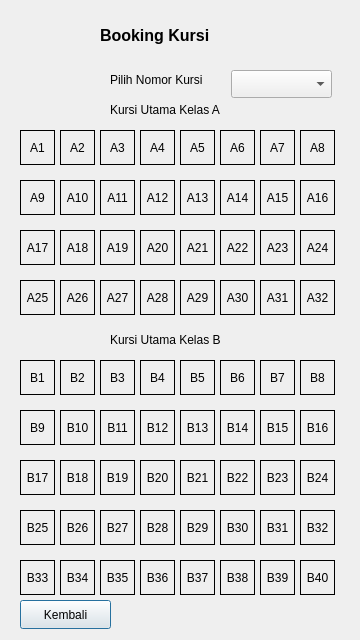
<?xml version="1.0" encoding="UTF-8"?>
<ui version="4.0">
 <class>booking_kursi</class>
 <widget class="QDialog" name="booking_kursi">
  <property name="geometry">
   <rect>
    <x>0</x>
    <y>0</y>
    <width>360</width>
    <height>640</height>
   </rect>
  </property>
  <property name="minimumSize">
   <size>
    <width>360</width>
    <height>640</height>
   </size>
  </property>
  <property name="maximumSize">
   <size>
    <width>360</width>
    <height>640</height>
   </size>
  </property>
  <property name="windowTitle">
   <string>Shit Ship Booking</string>
  </property>
  <property name="windowIcon">
   <iconset>
    <normaloff>../../../Downloads/ship-icon_34102.png</normaloff>../../../Downloads/ship-icon_34102.png</iconset>
  </property>
  <widget class="QLabel" name="A1">
   <property name="geometry">
    <rect>
     <x>20</x>
     <y>130</y>
     <width>35</width>
     <height>35</height>
    </rect>
   </property>
   <property name="frameShape">
    <enum>QFrame::Box</enum>
   </property>
   <property name="text">
    <string>A1</string>
   </property>
   <property name="alignment">
    <set>Qt::AlignCenter</set>
   </property>
  </widget>
  <widget class="QLabel" name="A2">
   <property name="geometry">
    <rect>
     <x>60</x>
     <y>130</y>
     <width>35</width>
     <height>35</height>
    </rect>
   </property>
   <property name="frameShape">
    <enum>QFrame::Box</enum>
   </property>
   <property name="text">
    <string>A2</string>
   </property>
   <property name="alignment">
    <set>Qt::AlignCenter</set>
   </property>
  </widget>
  <widget class="QLabel" name="A3">
   <property name="geometry">
    <rect>
     <x>100</x>
     <y>130</y>
     <width>35</width>
     <height>35</height>
    </rect>
   </property>
   <property name="frameShape">
    <enum>QFrame::Box</enum>
   </property>
   <property name="text">
    <string>A3</string>
   </property>
   <property name="alignment">
    <set>Qt::AlignCenter</set>
   </property>
  </widget>
  <widget class="QLabel" name="A4">
   <property name="geometry">
    <rect>
     <x>140</x>
     <y>130</y>
     <width>35</width>
     <height>35</height>
    </rect>
   </property>
   <property name="frameShape">
    <enum>QFrame::Box</enum>
   </property>
   <property name="text">
    <string>A4</string>
   </property>
   <property name="alignment">
    <set>Qt::AlignCenter</set>
   </property>
  </widget>
  <widget class="QLabel" name="A5">
   <property name="geometry">
    <rect>
     <x>180</x>
     <y>130</y>
     <width>35</width>
     <height>35</height>
    </rect>
   </property>
   <property name="frameShape">
    <enum>QFrame::Box</enum>
   </property>
   <property name="text">
    <string>A5</string>
   </property>
   <property name="alignment">
    <set>Qt::AlignCenter</set>
   </property>
  </widget>
  <widget class="QLabel" name="A6">
   <property name="geometry">
    <rect>
     <x>220</x>
     <y>130</y>
     <width>35</width>
     <height>35</height>
    </rect>
   </property>
   <property name="frameShape">
    <enum>QFrame::Box</enum>
   </property>
   <property name="text">
    <string>A6</string>
   </property>
   <property name="alignment">
    <set>Qt::AlignCenter</set>
   </property>
  </widget>
  <widget class="QLabel" name="A7">
   <property name="geometry">
    <rect>
     <x>260</x>
     <y>130</y>
     <width>35</width>
     <height>35</height>
    </rect>
   </property>
   <property name="frameShape">
    <enum>QFrame::Box</enum>
   </property>
   <property name="text">
    <string>A7</string>
   </property>
   <property name="alignment">
    <set>Qt::AlignCenter</set>
   </property>
  </widget>
  <widget class="QLabel" name="A8">
   <property name="geometry">
    <rect>
     <x>300</x>
     <y>130</y>
     <width>35</width>
     <height>35</height>
    </rect>
   </property>
   <property name="frameShape">
    <enum>QFrame::Box</enum>
   </property>
   <property name="text">
    <string>A8</string>
   </property>
   <property name="alignment">
    <set>Qt::AlignCenter</set>
   </property>
  </widget>
  <widget class="QLabel" name="A10">
   <property name="geometry">
    <rect>
     <x>60</x>
     <y>180</y>
     <width>35</width>
     <height>35</height>
    </rect>
   </property>
   <property name="frameShape">
    <enum>QFrame::Box</enum>
   </property>
   <property name="text">
    <string>A10</string>
   </property>
   <property name="alignment">
    <set>Qt::AlignCenter</set>
   </property>
  </widget>
  <widget class="QLabel" name="A16">
   <property name="geometry">
    <rect>
     <x>300</x>
     <y>180</y>
     <width>35</width>
     <height>35</height>
    </rect>
   </property>
   <property name="frameShape">
    <enum>QFrame::Box</enum>
   </property>
   <property name="text">
    <string>A16</string>
   </property>
   <property name="alignment">
    <set>Qt::AlignCenter</set>
   </property>
  </widget>
  <widget class="QLabel" name="A15">
   <property name="geometry">
    <rect>
     <x>260</x>
     <y>180</y>
     <width>35</width>
     <height>35</height>
    </rect>
   </property>
   <property name="frameShape">
    <enum>QFrame::Box</enum>
   </property>
   <property name="text">
    <string>A15</string>
   </property>
   <property name="alignment">
    <set>Qt::AlignCenter</set>
   </property>
  </widget>
  <widget class="QLabel" name="A13">
   <property name="geometry">
    <rect>
     <x>180</x>
     <y>180</y>
     <width>35</width>
     <height>35</height>
    </rect>
   </property>
   <property name="frameShape">
    <enum>QFrame::Box</enum>
   </property>
   <property name="text">
    <string>A13</string>
   </property>
   <property name="alignment">
    <set>Qt::AlignCenter</set>
   </property>
  </widget>
  <widget class="QLabel" name="A14">
   <property name="geometry">
    <rect>
     <x>220</x>
     <y>180</y>
     <width>35</width>
     <height>35</height>
    </rect>
   </property>
   <property name="frameShape">
    <enum>QFrame::Box</enum>
   </property>
   <property name="text">
    <string>A14</string>
   </property>
   <property name="alignment">
    <set>Qt::AlignCenter</set>
   </property>
  </widget>
  <widget class="QLabel" name="A12">
   <property name="geometry">
    <rect>
     <x>140</x>
     <y>180</y>
     <width>35</width>
     <height>35</height>
    </rect>
   </property>
   <property name="frameShape">
    <enum>QFrame::Box</enum>
   </property>
   <property name="text">
    <string>A12</string>
   </property>
   <property name="alignment">
    <set>Qt::AlignCenter</set>
   </property>
  </widget>
  <widget class="QLabel" name="A11">
   <property name="geometry">
    <rect>
     <x>100</x>
     <y>180</y>
     <width>35</width>
     <height>35</height>
    </rect>
   </property>
   <property name="frameShape">
    <enum>QFrame::Box</enum>
   </property>
   <property name="text">
    <string>A11</string>
   </property>
   <property name="alignment">
    <set>Qt::AlignCenter</set>
   </property>
  </widget>
  <widget class="QLabel" name="A9">
   <property name="geometry">
    <rect>
     <x>20</x>
     <y>180</y>
     <width>35</width>
     <height>35</height>
    </rect>
   </property>
   <property name="frameShape">
    <enum>QFrame::Box</enum>
   </property>
   <property name="text">
    <string>A9</string>
   </property>
   <property name="alignment">
    <set>Qt::AlignCenter</set>
   </property>
  </widget>
  <widget class="QComboBox" name="pilih_kursi">
   <property name="geometry">
    <rect>
     <x>231</x>
     <y>70</y>
     <width>101</width>
     <height>28</height>
    </rect>
   </property>
  </widget>
  <widget class="QLabel" name="label">
   <property name="geometry">
    <rect>
     <x>110</x>
     <y>70</y>
     <width>121</width>
     <height>20</height>
    </rect>
   </property>
   <property name="text">
    <string>Pilih Nomor Kursi</string>
   </property>
  </widget>
  <widget class="QLabel" name="label_2">
   <property name="geometry">
    <rect>
     <x>110</x>
     <y>100</y>
     <width>141</width>
     <height>20</height>
    </rect>
   </property>
   <property name="text">
    <string>Kursi Utama Kelas A</string>
   </property>
  </widget>
  <widget class="QLabel" name="A18">
   <property name="geometry">
    <rect>
     <x>60</x>
     <y>230</y>
     <width>35</width>
     <height>35</height>
    </rect>
   </property>
   <property name="frameShape">
    <enum>QFrame::Box</enum>
   </property>
   <property name="text">
    <string>A18</string>
   </property>
   <property name="alignment">
    <set>Qt::AlignCenter</set>
   </property>
  </widget>
  <widget class="QLabel" name="A24">
   <property name="geometry">
    <rect>
     <x>300</x>
     <y>230</y>
     <width>35</width>
     <height>35</height>
    </rect>
   </property>
   <property name="frameShape">
    <enum>QFrame::Box</enum>
   </property>
   <property name="text">
    <string>A24</string>
   </property>
   <property name="alignment">
    <set>Qt::AlignCenter</set>
   </property>
  </widget>
  <widget class="QLabel" name="A25">
   <property name="geometry">
    <rect>
     <x>20</x>
     <y>280</y>
     <width>35</width>
     <height>35</height>
    </rect>
   </property>
   <property name="frameShape">
    <enum>QFrame::Box</enum>
   </property>
   <property name="text">
    <string>A25</string>
   </property>
   <property name="alignment">
    <set>Qt::AlignCenter</set>
   </property>
  </widget>
  <widget class="QLabel" name="A23">
   <property name="geometry">
    <rect>
     <x>260</x>
     <y>230</y>
     <width>35</width>
     <height>35</height>
    </rect>
   </property>
   <property name="frameShape">
    <enum>QFrame::Box</enum>
   </property>
   <property name="text">
    <string>A23</string>
   </property>
   <property name="alignment">
    <set>Qt::AlignCenter</set>
   </property>
  </widget>
  <widget class="QLabel" name="A21">
   <property name="geometry">
    <rect>
     <x>180</x>
     <y>230</y>
     <width>35</width>
     <height>35</height>
    </rect>
   </property>
   <property name="frameShape">
    <enum>QFrame::Box</enum>
   </property>
   <property name="text">
    <string>A21</string>
   </property>
   <property name="alignment">
    <set>Qt::AlignCenter</set>
   </property>
  </widget>
  <widget class="QLabel" name="A22">
   <property name="geometry">
    <rect>
     <x>220</x>
     <y>230</y>
     <width>35</width>
     <height>35</height>
    </rect>
   </property>
   <property name="frameShape">
    <enum>QFrame::Box</enum>
   </property>
   <property name="text">
    <string>A22</string>
   </property>
   <property name="alignment">
    <set>Qt::AlignCenter</set>
   </property>
  </widget>
  <widget class="QLabel" name="A32">
   <property name="geometry">
    <rect>
     <x>300</x>
     <y>280</y>
     <width>35</width>
     <height>35</height>
    </rect>
   </property>
   <property name="frameShape">
    <enum>QFrame::Box</enum>
   </property>
   <property name="text">
    <string>A32</string>
   </property>
   <property name="alignment">
    <set>Qt::AlignCenter</set>
   </property>
  </widget>
  <widget class="QLabel" name="A20">
   <property name="geometry">
    <rect>
     <x>140</x>
     <y>230</y>
     <width>35</width>
     <height>35</height>
    </rect>
   </property>
   <property name="frameShape">
    <enum>QFrame::Box</enum>
   </property>
   <property name="text">
    <string>A20</string>
   </property>
   <property name="alignment">
    <set>Qt::AlignCenter</set>
   </property>
  </widget>
  <widget class="QLabel" name="A29">
   <property name="geometry">
    <rect>
     <x>180</x>
     <y>280</y>
     <width>35</width>
     <height>35</height>
    </rect>
   </property>
   <property name="frameShape">
    <enum>QFrame::Box</enum>
   </property>
   <property name="text">
    <string>A29</string>
   </property>
   <property name="alignment">
    <set>Qt::AlignCenter</set>
   </property>
  </widget>
  <widget class="QLabel" name="A28">
   <property name="geometry">
    <rect>
     <x>140</x>
     <y>280</y>
     <width>35</width>
     <height>35</height>
    </rect>
   </property>
   <property name="frameShape">
    <enum>QFrame::Box</enum>
   </property>
   <property name="text">
    <string>A28</string>
   </property>
   <property name="alignment">
    <set>Qt::AlignCenter</set>
   </property>
  </widget>
  <widget class="QLabel" name="A26">
   <property name="geometry">
    <rect>
     <x>60</x>
     <y>280</y>
     <width>35</width>
     <height>35</height>
    </rect>
   </property>
   <property name="frameShape">
    <enum>QFrame::Box</enum>
   </property>
   <property name="text">
    <string>A26</string>
   </property>
   <property name="alignment">
    <set>Qt::AlignCenter</set>
   </property>
  </widget>
  <widget class="QLabel" name="A19">
   <property name="geometry">
    <rect>
     <x>100</x>
     <y>230</y>
     <width>35</width>
     <height>35</height>
    </rect>
   </property>
   <property name="frameShape">
    <enum>QFrame::Box</enum>
   </property>
   <property name="text">
    <string>A19</string>
   </property>
   <property name="alignment">
    <set>Qt::AlignCenter</set>
   </property>
  </widget>
  <widget class="QLabel" name="A17">
   <property name="geometry">
    <rect>
     <x>20</x>
     <y>230</y>
     <width>35</width>
     <height>35</height>
    </rect>
   </property>
   <property name="frameShape">
    <enum>QFrame::Box</enum>
   </property>
   <property name="text">
    <string>A17</string>
   </property>
   <property name="alignment">
    <set>Qt::AlignCenter</set>
   </property>
  </widget>
  <widget class="QLabel" name="A27">
   <property name="geometry">
    <rect>
     <x>100</x>
     <y>280</y>
     <width>35</width>
     <height>35</height>
    </rect>
   </property>
   <property name="frameShape">
    <enum>QFrame::Box</enum>
   </property>
   <property name="text">
    <string>A27</string>
   </property>
   <property name="alignment">
    <set>Qt::AlignCenter</set>
   </property>
  </widget>
  <widget class="QLabel" name="A31">
   <property name="geometry">
    <rect>
     <x>260</x>
     <y>280</y>
     <width>35</width>
     <height>35</height>
    </rect>
   </property>
   <property name="frameShape">
    <enum>QFrame::Box</enum>
   </property>
   <property name="text">
    <string>A31</string>
   </property>
   <property name="alignment">
    <set>Qt::AlignCenter</set>
   </property>
  </widget>
  <widget class="QLabel" name="A30">
   <property name="geometry">
    <rect>
     <x>220</x>
     <y>280</y>
     <width>35</width>
     <height>35</height>
    </rect>
   </property>
   <property name="frameShape">
    <enum>QFrame::Box</enum>
   </property>
   <property name="text">
    <string>A30</string>
   </property>
   <property name="alignment">
    <set>Qt::AlignCenter</set>
   </property>
  </widget>
  <widget class="QLabel" name="B2">
   <property name="geometry">
    <rect>
     <x>60</x>
     <y>360</y>
     <width>35</width>
     <height>35</height>
    </rect>
   </property>
   <property name="frameShape">
    <enum>QFrame::Box</enum>
   </property>
   <property name="text">
    <string>B2</string>
   </property>
   <property name="alignment">
    <set>Qt::AlignCenter</set>
   </property>
  </widget>
  <widget class="QLabel" name="B8">
   <property name="geometry">
    <rect>
     <x>300</x>
     <y>360</y>
     <width>35</width>
     <height>35</height>
    </rect>
   </property>
   <property name="frameShape">
    <enum>QFrame::Box</enum>
   </property>
   <property name="text">
    <string>B8</string>
   </property>
   <property name="alignment">
    <set>Qt::AlignCenter</set>
   </property>
  </widget>
  <widget class="QLabel" name="B28">
   <property name="geometry">
    <rect>
     <x>140</x>
     <y>510</y>
     <width>35</width>
     <height>35</height>
    </rect>
   </property>
   <property name="frameShape">
    <enum>QFrame::Box</enum>
   </property>
   <property name="text">
    <string>B28</string>
   </property>
   <property name="alignment">
    <set>Qt::AlignCenter</set>
   </property>
  </widget>
  <widget class="QLabel" name="B9">
   <property name="geometry">
    <rect>
     <x>20</x>
     <y>410</y>
     <width>35</width>
     <height>35</height>
    </rect>
   </property>
   <property name="frameShape">
    <enum>QFrame::Box</enum>
   </property>
   <property name="text">
    <string>B9</string>
   </property>
   <property name="alignment">
    <set>Qt::AlignCenter</set>
   </property>
  </widget>
  <widget class="QLabel" name="B7">
   <property name="geometry">
    <rect>
     <x>260</x>
     <y>360</y>
     <width>35</width>
     <height>35</height>
    </rect>
   </property>
   <property name="frameShape">
    <enum>QFrame::Box</enum>
   </property>
   <property name="text">
    <string>B7</string>
   </property>
   <property name="alignment">
    <set>Qt::AlignCenter</set>
   </property>
  </widget>
  <widget class="QLabel" name="B27">
   <property name="geometry">
    <rect>
     <x>100</x>
     <y>510</y>
     <width>35</width>
     <height>35</height>
    </rect>
   </property>
   <property name="frameShape">
    <enum>QFrame::Box</enum>
   </property>
   <property name="text">
    <string>B27</string>
   </property>
   <property name="alignment">
    <set>Qt::AlignCenter</set>
   </property>
  </widget>
  <widget class="QLabel" name="B5">
   <property name="geometry">
    <rect>
     <x>180</x>
     <y>360</y>
     <width>35</width>
     <height>35</height>
    </rect>
   </property>
   <property name="frameShape">
    <enum>QFrame::Box</enum>
   </property>
   <property name="text">
    <string>B5</string>
   </property>
   <property name="alignment">
    <set>Qt::AlignCenter</set>
   </property>
  </widget>
  <widget class="QLabel" name="B21">
   <property name="geometry">
    <rect>
     <x>180</x>
     <y>460</y>
     <width>35</width>
     <height>35</height>
    </rect>
   </property>
   <property name="frameShape">
    <enum>QFrame::Box</enum>
   </property>
   <property name="text">
    <string>B21</string>
   </property>
   <property name="alignment">
    <set>Qt::AlignCenter</set>
   </property>
  </widget>
  <widget class="QLabel" name="B6">
   <property name="geometry">
    <rect>
     <x>220</x>
     <y>360</y>
     <width>35</width>
     <height>35</height>
    </rect>
   </property>
   <property name="frameShape">
    <enum>QFrame::Box</enum>
   </property>
   <property name="text">
    <string>B6</string>
   </property>
   <property name="alignment">
    <set>Qt::AlignCenter</set>
   </property>
  </widget>
  <widget class="QLabel" name="B23">
   <property name="geometry">
    <rect>
     <x>260</x>
     <y>460</y>
     <width>35</width>
     <height>35</height>
    </rect>
   </property>
   <property name="frameShape">
    <enum>QFrame::Box</enum>
   </property>
   <property name="text">
    <string>B23</string>
   </property>
   <property name="alignment">
    <set>Qt::AlignCenter</set>
   </property>
  </widget>
  <widget class="QLabel" name="B30">
   <property name="geometry">
    <rect>
     <x>220</x>
     <y>510</y>
     <width>35</width>
     <height>35</height>
    </rect>
   </property>
   <property name="frameShape">
    <enum>QFrame::Box</enum>
   </property>
   <property name="text">
    <string>B30</string>
   </property>
   <property name="alignment">
    <set>Qt::AlignCenter</set>
   </property>
  </widget>
  <widget class="QLabel" name="B16">
   <property name="geometry">
    <rect>
     <x>300</x>
     <y>410</y>
     <width>35</width>
     <height>35</height>
    </rect>
   </property>
   <property name="frameShape">
    <enum>QFrame::Box</enum>
   </property>
   <property name="text">
    <string>B16</string>
   </property>
   <property name="alignment">
    <set>Qt::AlignCenter</set>
   </property>
  </widget>
  <widget class="QLabel" name="B4">
   <property name="geometry">
    <rect>
     <x>140</x>
     <y>360</y>
     <width>35</width>
     <height>35</height>
    </rect>
   </property>
   <property name="frameShape">
    <enum>QFrame::Box</enum>
   </property>
   <property name="text">
    <string>B4</string>
   </property>
   <property name="alignment">
    <set>Qt::AlignCenter</set>
   </property>
  </widget>
  <widget class="QLabel" name="B17">
   <property name="geometry">
    <rect>
     <x>20</x>
     <y>460</y>
     <width>35</width>
     <height>35</height>
    </rect>
   </property>
   <property name="frameShape">
    <enum>QFrame::Box</enum>
   </property>
   <property name="text">
    <string>B17</string>
   </property>
   <property name="alignment">
    <set>Qt::AlignCenter</set>
   </property>
  </widget>
  <widget class="QLabel" name="B29">
   <property name="geometry">
    <rect>
     <x>180</x>
     <y>510</y>
     <width>35</width>
     <height>35</height>
    </rect>
   </property>
   <property name="frameShape">
    <enum>QFrame::Box</enum>
   </property>
   <property name="text">
    <string>B29</string>
   </property>
   <property name="alignment">
    <set>Qt::AlignCenter</set>
   </property>
  </widget>
  <widget class="QLabel" name="B18">
   <property name="geometry">
    <rect>
     <x>60</x>
     <y>460</y>
     <width>35</width>
     <height>35</height>
    </rect>
   </property>
   <property name="frameShape">
    <enum>QFrame::Box</enum>
   </property>
   <property name="text">
    <string>B18</string>
   </property>
   <property name="alignment">
    <set>Qt::AlignCenter</set>
   </property>
  </widget>
  <widget class="QLabel" name="B13">
   <property name="geometry">
    <rect>
     <x>180</x>
     <y>410</y>
     <width>35</width>
     <height>35</height>
    </rect>
   </property>
   <property name="frameShape">
    <enum>QFrame::Box</enum>
   </property>
   <property name="text">
    <string>B13</string>
   </property>
   <property name="alignment">
    <set>Qt::AlignCenter</set>
   </property>
  </widget>
  <widget class="QLabel" name="B26">
   <property name="geometry">
    <rect>
     <x>60</x>
     <y>510</y>
     <width>35</width>
     <height>35</height>
    </rect>
   </property>
   <property name="frameShape">
    <enum>QFrame::Box</enum>
   </property>
   <property name="text">
    <string>B26</string>
   </property>
   <property name="alignment">
    <set>Qt::AlignCenter</set>
   </property>
  </widget>
  <widget class="QLabel" name="B12">
   <property name="geometry">
    <rect>
     <x>140</x>
     <y>410</y>
     <width>35</width>
     <height>35</height>
    </rect>
   </property>
   <property name="frameShape">
    <enum>QFrame::Box</enum>
   </property>
   <property name="text">
    <string>B12</string>
   </property>
   <property name="alignment">
    <set>Qt::AlignCenter</set>
   </property>
  </widget>
  <widget class="QLabel" name="label_3">
   <property name="geometry">
    <rect>
     <x>110</x>
     <y>330</y>
     <width>141</width>
     <height>20</height>
    </rect>
   </property>
   <property name="text">
    <string>Kursi Utama Kelas B</string>
   </property>
  </widget>
  <widget class="QLabel" name="B25">
   <property name="geometry">
    <rect>
     <x>20</x>
     <y>510</y>
     <width>35</width>
     <height>35</height>
    </rect>
   </property>
   <property name="frameShape">
    <enum>QFrame::Box</enum>
   </property>
   <property name="text">
    <string>B25</string>
   </property>
   <property name="alignment">
    <set>Qt::AlignCenter</set>
   </property>
  </widget>
  <widget class="QLabel" name="B31">
   <property name="geometry">
    <rect>
     <x>260</x>
     <y>510</y>
     <width>35</width>
     <height>35</height>
    </rect>
   </property>
   <property name="frameShape">
    <enum>QFrame::Box</enum>
   </property>
   <property name="text">
    <string>B31</string>
   </property>
   <property name="alignment">
    <set>Qt::AlignCenter</set>
   </property>
  </widget>
  <widget class="QLabel" name="B10">
   <property name="geometry">
    <rect>
     <x>60</x>
     <y>410</y>
     <width>35</width>
     <height>35</height>
    </rect>
   </property>
   <property name="frameShape">
    <enum>QFrame::Box</enum>
   </property>
   <property name="text">
    <string>B10</string>
   </property>
   <property name="alignment">
    <set>Qt::AlignCenter</set>
   </property>
  </widget>
  <widget class="QLabel" name="B3">
   <property name="geometry">
    <rect>
     <x>100</x>
     <y>360</y>
     <width>35</width>
     <height>35</height>
    </rect>
   </property>
   <property name="frameShape">
    <enum>QFrame::Box</enum>
   </property>
   <property name="text">
    <string>B3</string>
   </property>
   <property name="alignment">
    <set>Qt::AlignCenter</set>
   </property>
  </widget>
  <widget class="QLabel" name="B22">
   <property name="geometry">
    <rect>
     <x>220</x>
     <y>460</y>
     <width>35</width>
     <height>35</height>
    </rect>
   </property>
   <property name="frameShape">
    <enum>QFrame::Box</enum>
   </property>
   <property name="text">
    <string>B22</string>
   </property>
   <property name="alignment">
    <set>Qt::AlignCenter</set>
   </property>
  </widget>
  <widget class="QLabel" name="B1">
   <property name="geometry">
    <rect>
     <x>20</x>
     <y>360</y>
     <width>35</width>
     <height>35</height>
    </rect>
   </property>
   <property name="frameShape">
    <enum>QFrame::Box</enum>
   </property>
   <property name="text">
    <string>B1</string>
   </property>
   <property name="alignment">
    <set>Qt::AlignCenter</set>
   </property>
  </widget>
  <widget class="QLabel" name="B19">
   <property name="geometry">
    <rect>
     <x>100</x>
     <y>460</y>
     <width>35</width>
     <height>35</height>
    </rect>
   </property>
   <property name="frameShape">
    <enum>QFrame::Box</enum>
   </property>
   <property name="text">
    <string>B19</string>
   </property>
   <property name="alignment">
    <set>Qt::AlignCenter</set>
   </property>
  </widget>
  <widget class="QLabel" name="B20">
   <property name="geometry">
    <rect>
     <x>140</x>
     <y>460</y>
     <width>35</width>
     <height>35</height>
    </rect>
   </property>
   <property name="frameShape">
    <enum>QFrame::Box</enum>
   </property>
   <property name="text">
    <string>B20</string>
   </property>
   <property name="alignment">
    <set>Qt::AlignCenter</set>
   </property>
  </widget>
  <widget class="QLabel" name="B24">
   <property name="geometry">
    <rect>
     <x>300</x>
     <y>460</y>
     <width>35</width>
     <height>35</height>
    </rect>
   </property>
   <property name="frameShape">
    <enum>QFrame::Box</enum>
   </property>
   <property name="text">
    <string>B24</string>
   </property>
   <property name="alignment">
    <set>Qt::AlignCenter</set>
   </property>
  </widget>
  <widget class="QLabel" name="B32">
   <property name="geometry">
    <rect>
     <x>300</x>
     <y>510</y>
     <width>35</width>
     <height>35</height>
    </rect>
   </property>
   <property name="frameShape">
    <enum>QFrame::Box</enum>
   </property>
   <property name="text">
    <string>B32</string>
   </property>
   <property name="alignment">
    <set>Qt::AlignCenter</set>
   </property>
  </widget>
  <widget class="QLabel" name="B11">
   <property name="geometry">
    <rect>
     <x>100</x>
     <y>410</y>
     <width>35</width>
     <height>35</height>
    </rect>
   </property>
   <property name="frameShape">
    <enum>QFrame::Box</enum>
   </property>
   <property name="text">
    <string>B11</string>
   </property>
   <property name="alignment">
    <set>Qt::AlignCenter</set>
   </property>
  </widget>
  <widget class="QLabel" name="B15">
   <property name="geometry">
    <rect>
     <x>260</x>
     <y>410</y>
     <width>35</width>
     <height>35</height>
    </rect>
   </property>
   <property name="frameShape">
    <enum>QFrame::Box</enum>
   </property>
   <property name="text">
    <string>B15</string>
   </property>
   <property name="alignment">
    <set>Qt::AlignCenter</set>
   </property>
  </widget>
  <widget class="QLabel" name="B14">
   <property name="geometry">
    <rect>
     <x>220</x>
     <y>410</y>
     <width>35</width>
     <height>35</height>
    </rect>
   </property>
   <property name="frameShape">
    <enum>QFrame::Box</enum>
   </property>
   <property name="text">
    <string>B14</string>
   </property>
   <property name="alignment">
    <set>Qt::AlignCenter</set>
   </property>
  </widget>
  <widget class="QLabel" name="B40">
   <property name="geometry">
    <rect>
     <x>300</x>
     <y>560</y>
     <width>35</width>
     <height>35</height>
    </rect>
   </property>
   <property name="frameShape">
    <enum>QFrame::Box</enum>
   </property>
   <property name="text">
    <string>B40</string>
   </property>
   <property name="alignment">
    <set>Qt::AlignCenter</set>
   </property>
  </widget>
  <widget class="QLabel" name="B37">
   <property name="geometry">
    <rect>
     <x>180</x>
     <y>560</y>
     <width>35</width>
     <height>35</height>
    </rect>
   </property>
   <property name="frameShape">
    <enum>QFrame::Box</enum>
   </property>
   <property name="text">
    <string>B37</string>
   </property>
   <property name="alignment">
    <set>Qt::AlignCenter</set>
   </property>
  </widget>
  <widget class="QLabel" name="B34">
   <property name="geometry">
    <rect>
     <x>60</x>
     <y>560</y>
     <width>35</width>
     <height>35</height>
    </rect>
   </property>
   <property name="frameShape">
    <enum>QFrame::Box</enum>
   </property>
   <property name="text">
    <string>B34</string>
   </property>
   <property name="alignment">
    <set>Qt::AlignCenter</set>
   </property>
  </widget>
  <widget class="QLabel" name="B39">
   <property name="geometry">
    <rect>
     <x>260</x>
     <y>560</y>
     <width>35</width>
     <height>35</height>
    </rect>
   </property>
   <property name="frameShape">
    <enum>QFrame::Box</enum>
   </property>
   <property name="text">
    <string>B39</string>
   </property>
   <property name="alignment">
    <set>Qt::AlignCenter</set>
   </property>
  </widget>
  <widget class="QLabel" name="B38">
   <property name="geometry">
    <rect>
     <x>220</x>
     <y>560</y>
     <width>35</width>
     <height>35</height>
    </rect>
   </property>
   <property name="frameShape">
    <enum>QFrame::Box</enum>
   </property>
   <property name="text">
    <string>B38</string>
   </property>
   <property name="alignment">
    <set>Qt::AlignCenter</set>
   </property>
  </widget>
  <widget class="QLabel" name="B33">
   <property name="geometry">
    <rect>
     <x>20</x>
     <y>560</y>
     <width>35</width>
     <height>35</height>
    </rect>
   </property>
   <property name="frameShape">
    <enum>QFrame::Box</enum>
   </property>
   <property name="text">
    <string>B33</string>
   </property>
   <property name="alignment">
    <set>Qt::AlignCenter</set>
   </property>
  </widget>
  <widget class="QLabel" name="B35">
   <property name="geometry">
    <rect>
     <x>100</x>
     <y>560</y>
     <width>35</width>
     <height>35</height>
    </rect>
   </property>
   <property name="frameShape">
    <enum>QFrame::Box</enum>
   </property>
   <property name="text">
    <string>B35</string>
   </property>
   <property name="alignment">
    <set>Qt::AlignCenter</set>
   </property>
  </widget>
  <widget class="QLabel" name="B36">
   <property name="geometry">
    <rect>
     <x>140</x>
     <y>560</y>
     <width>35</width>
     <height>35</height>
    </rect>
   </property>
   <property name="frameShape">
    <enum>QFrame::Box</enum>
   </property>
   <property name="text">
    <string>B36</string>
   </property>
   <property name="alignment">
    <set>Qt::AlignCenter</set>
   </property>
  </widget>
  <widget class="QLabel" name="label_6">
   <property name="geometry">
    <rect>
     <x>100</x>
     <y>20</y>
     <width>131</width>
     <height>31</height>
    </rect>
   </property>
   <property name="font">
    <font>
     <pointsize>12</pointsize>
     <bold>true</bold>
    </font>
   </property>
   <property name="text">
    <string>Booking Kursi </string>
   </property>
  </widget>
  <widget class="QPushButton" name="kembali">
   <property name="geometry">
    <rect>
     <x>20</x>
     <y>600</y>
     <width>91</width>
     <height>29</height>
    </rect>
   </property>
   <property name="text">
    <string>Kembali</string>
   </property>
  </widget>
 </widget>
 <resources/>
 <connections/>
</ui>
